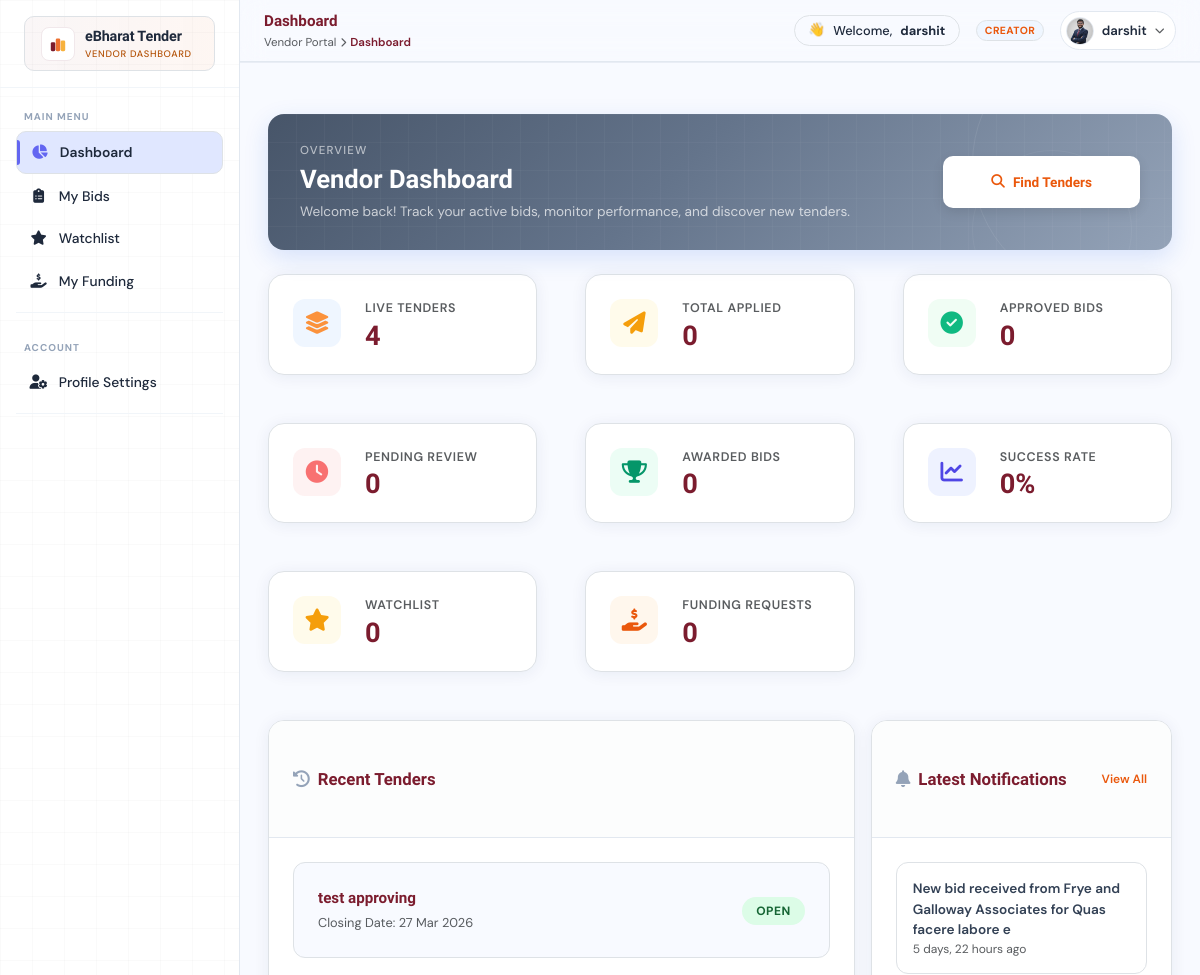
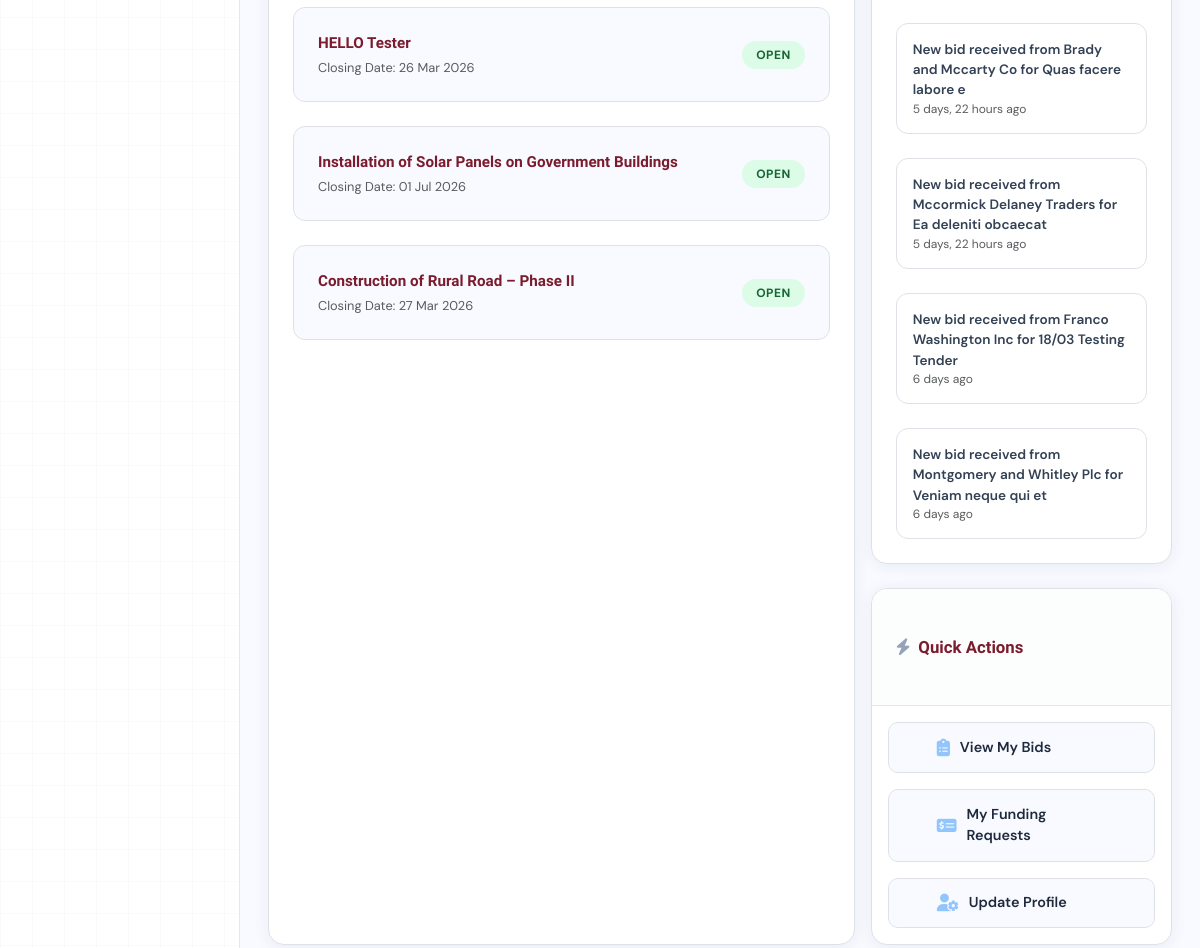
The app's page /bids/bids_dashboard (signed in, upper part), older data (2 pictures, top to bottom).
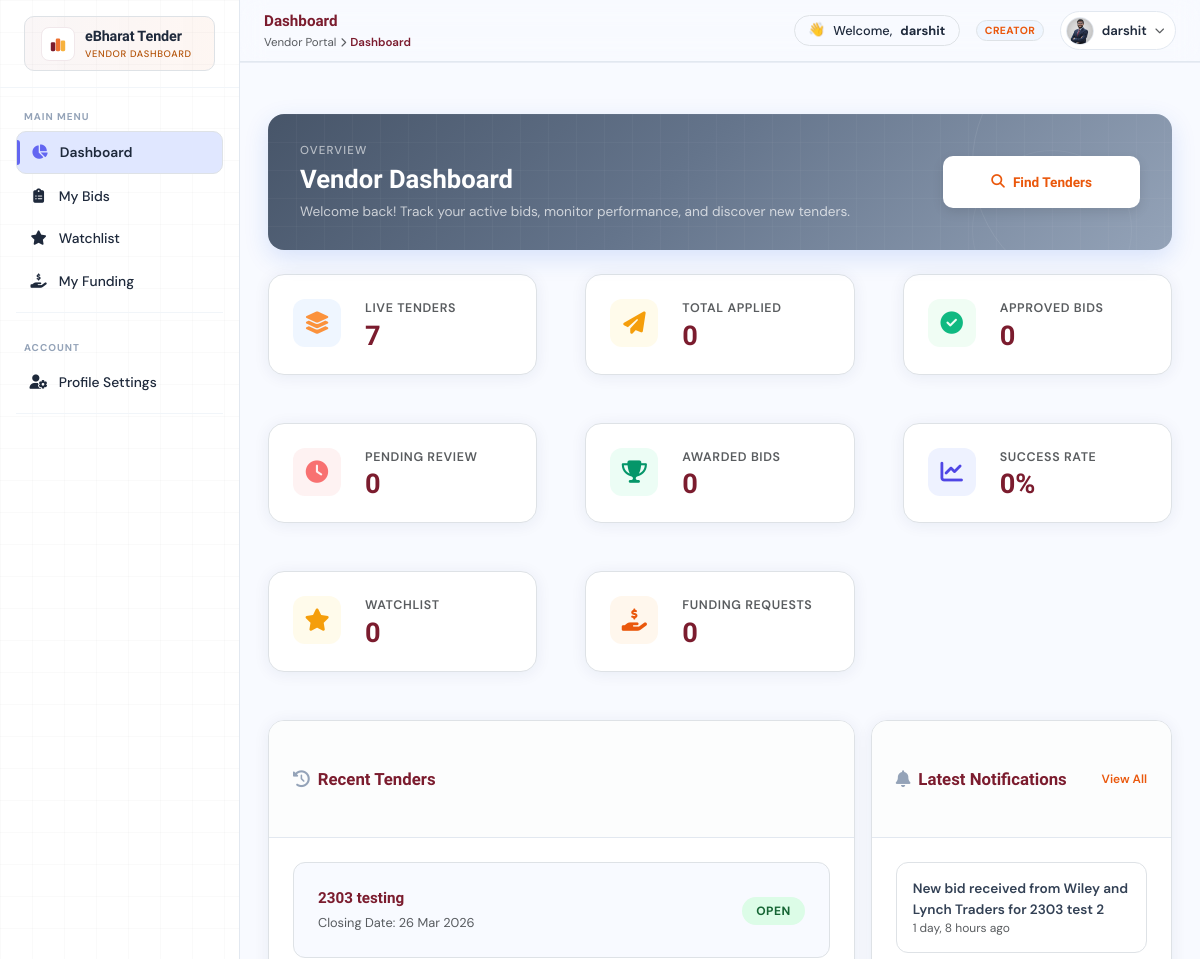
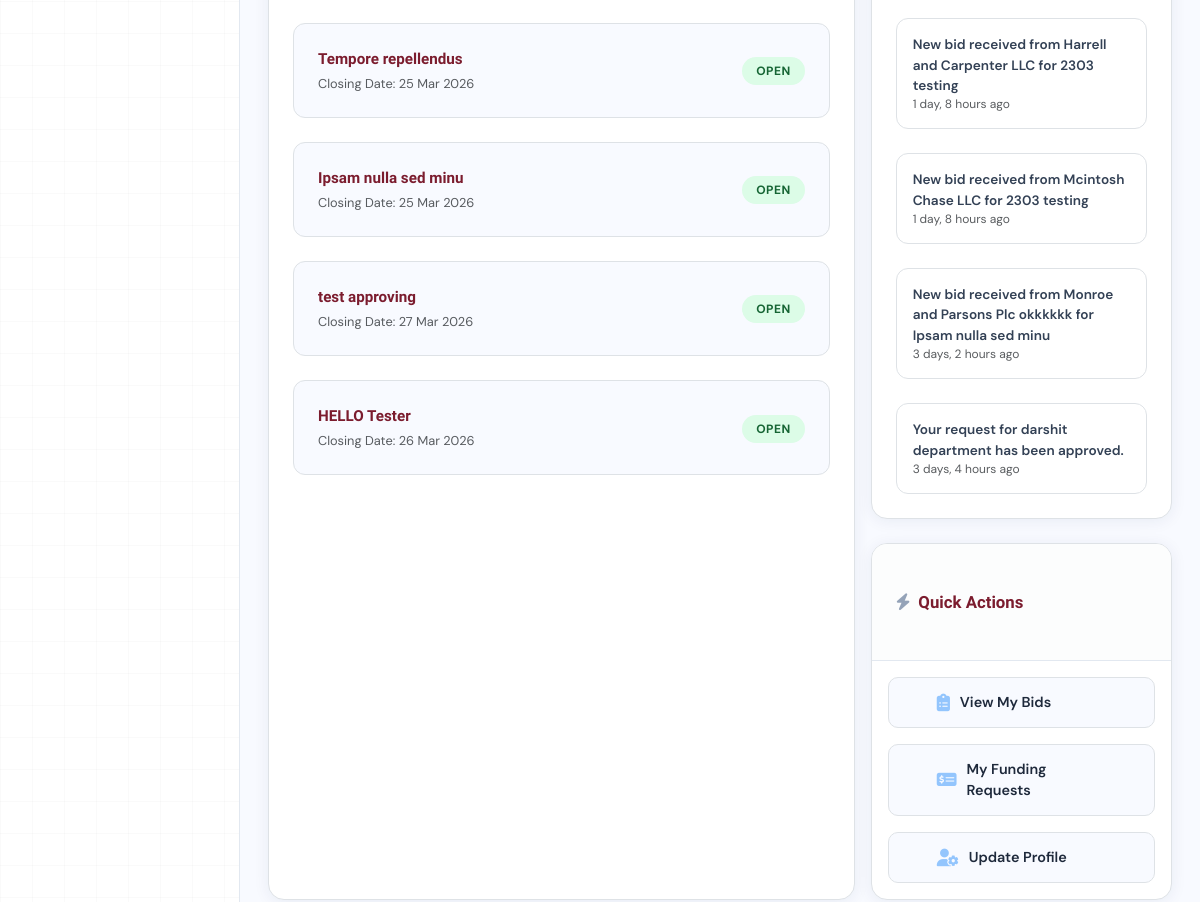
The same page, newer data (2 pictures, top to bottom).
### tenders/models.py (models this page shows, shortened)
class Tenderss(models.Model):
    STATUS_CHOICES = (
        ('open', 'Open'),
        ('closed', 'Closed'),
        ('draft', 'Draft'),
        ('awarded', 'Awarded'),
    )
    title = models.CharField(max_length=255)
    department = models.CharField(max_length=255)
    category = models.CharField(max_length=100)
    description = models.TextField()
    estimated_value = models.DecimalField(max_digits=15, decimal_places=2)
    emd_amount = models.DecimalField(max_digits=15, decimal_places=2)
    publish_date = models.DateField()
    closing_date = models.DateField()
    pre_bid_meeting = models.DateTimeField(null=True, blank=True)
    location = models.CharField(max_length=255)
    status = models.CharField(max_length=20, choices=STATUS_CHOICES, default='open')
    document = models.FileField(upload_to='tender_documents/')
    tender_id = models.CharField(max_length=50, unique=True, blank=True, null=True)
    created_by = models.ForeignKey(User, on_delete=models.CASCADE)
    created_at = models.DateTimeField(auto_now_add=True)

### accounts/models.py (models this page shows, shortened)
class Notification(models.Model):
    user = models.ForeignKey(User, on_delete=models.CASCADE, related_name='notifications')
    message = models.CharField(max_length=255)
    link = models.CharField(max_length=255, blank=True, null=True)
    is_read = models.BooleanField(default=False)
    created_at = models.DateTimeField(auto_now_add=True)

### bids/views.py (the view)
# urls.py: path('bids_dashboard', views.bids_dashboard, name='bids_dashboard'),
@login_required
def bids_dashboard(request):
    today = timezone.now().date()
    Tenderss.objects.filter(closing_date__lt=today, status='open').update(status='closed')
    open_tenders = Tenderss.objects.filter(
        closing_date__gte=today,
        status='open'
    ).order_by("closing_date")
    applied_tenders = TenderApplication.objects.filter(
        applicant=request.user
    ).order_by('-applied_at')
    pending_tenders = applied_tenders.filter(status='pending')
    approved_tenders = applied_tenders.filter(status='approved')
    rejected_tenders = applied_tenders.filter(status='rejected')
    awarded_tenders = applied_tenders.filter(status='awarded')
    total_applied = applied_tenders.count()
    awarded_count = awarded_tenders.count()
    success_rate = (awarded_count / total_applied * 100) if total_applied > 0 else 0
    recent_tenders = Tenderss.objects.filter(status='open').order_by('-created_at')[:5]
    recent_notifications = Notification.objects.filter(user=request.user).order_by('-created_at')[:5]
    watchlist_count = Watchlist.objects.filter(user=request.user).count()
    from funding.models import FundingApplication as FA
    funding_count = FA.objects.filter(bidder=request.user).count()
    profile = getattr(request.user, 'userprofile', None)
    context = {
        "open_tenders": open_tenders,
        "applied_tenders": applied_tenders,
        "awarded_tenders": awarded_tenders,
        "success_rate": round(success_rate, 1),
        "pending_tenders": pending_tenders,
        "approved_tenders": approved_tenders,
        "rejected_tenders": rejected_tenders,
        "recent_tenders": recent_tenders,
        "recent_notifications": recent_notifications,
        "profile": profile,
        "open_count": open_tenders.count(),
        "applied_count": applied_tenders.count(),
        "pending_count": pending_count if (pending_count := pending_tenders.count()) else 0, # usingWalrus for fun, wait no, let's keep it simple
        "pending_count": pending_tenders.count(),
        "approved_count": approved_tenders.count(),
        "rejected_count": rejected_tenders.count(),
        "watchlist_count": watchlist_count,
        "funding_count": funding_count,
    }
    return render(request, 'bids_dashboard.html', context)

### accounts/context_processors.py (called while the page is built)
def notifications(request):
    if request.user.is_authenticated:
        user_notifications = Notification.objects.filter(user=request.user).order_by('-created_at')
        unread_count = user_notifications.filter(is_read=False).count()
        return {
            'notifications': user_notifications,
            'unread_count': unread_count,
        }
    return {
        'notifications': [],
        'unread_count': 0,
    }

### bids/templates/bids_dashboard.html (shortened to what the changed rows need)
{% extends "base2.html" %}
{% block content %}
<div class="flex flex-col gap-6 max-sm:gap-4">
  <div class="hero-banner relative flex items-center justify-between gap-6 flex-wrap px-8 py-7 rounded-2xl overflow-hidden"
       style="background:linear-gradient(135deg,#475569 0%,#64748b 45%,#94a3b8 100%);
              box-shadow:0 8px 24px rgba(26,86,219,0.15);">
    <div class="relative z-[1] flex-1 min-w-0">
      <h1 class="font-sora text-[1.6rem] font-extrabold text-white leading-[1.25] mb-[0.35rem]">Vendor Dashboard</h1>
    </div>
  </div>
  <div class="grid gap-5" style="grid-template-columns:repeat(auto-fit,minmax(220px,1fr));">
    <a href="{% url 'public:tenders' %}"
       class="stat-card flex items-start gap-4 bg-white border border-slate-200 rounded-2xl p-6 no-underline transition-all duration-200"
       style="box-shadow:0 2px 16px rgba(15,42,94,0.07);">
      <div class="flex-1 min-w-0">
        <div class="text-[0.78rem] font-semibold text-muted uppercase tracking-[0.05em] mb-[0.3rem]">Live Tenders</div>
        <div class="font-sora text-[1.7rem] font-extrabold text-navy leading-none">{{ open_count }}</div>
      </div>
    </a>
  </div>
  <div class="row g-4 m-0">
    <div class="col-lg-8 p-0 pe-lg-3">
      <div class="bg-white border border-slate-200 rounded-2xl overflow-hidden flex flex-col h-full"
           style="box-shadow:0 2px 16px rgba(15,42,94,0.07);">
        <div class="flex items-center justify-between px-6 py-5 border-b border-slate-200 bg-[#fcfdfd]">
          <h2 class="font-sora text-[1.05rem] font-bold text-navy flex items-center gap-2 m-0">
            <i class="fas fa-history text-slate-400"></i> Recent Tenders
          </h2>
        </div>
        <div class="p-6 flex-1">
          <div class="flex flex-col gap-4">
            {% for tender in recent_tenders %}
            <div class="activity-item flex items-center justify-between px-4 py-4 border border-slate-200 rounded-xl bg-surface transition-all duration-200">
              <div>
                <div class="font-sora text-[0.95rem] font-bold text-navy mb-[0.2rem]">{{ tender.title }}</div>
                <div class="text-[0.8rem] text-muted">Closing Date: {{ tender.closing_date|date:"d M Y" }}</div>
              </div>
              <div>
                {% if tender.status == "open" %}
                  <span class="px-[14px] py-[6px] rounded-[20px] text-[0.75rem] font-bold uppercase tracking-[0.04em] bg-green-100 text-green-800">Open</span>
                {% else %}
                  <span class="px-[14px] py-[6px] rounded-[20px] text-[0.75rem] font-bold uppercase tracking-[0.04em] bg-slate-100 text-slate-600">Closed</span>
                {% endif %}
              </div>
            </div>
            {% empty %}
            <div class="text-center p-4 text-muted">
              <i class="fas fa-folder-open mb-3 block text-[2rem] opacity-50"></i>
              <p>No recent tenders available.</p>
            </div>
            {% endfor %}
          </div>
        </div>
      </div>
    </div>
    <div class="col-lg-4 p-0">
      <div class="bg-white border border-slate-200 rounded-2xl overflow-hidden mb-4"
           style="box-shadow:0 2px 16px rgba(15,42,94,0.07);">
        <div class="flex items-center justify-between px-6 py-5 border-b border-slate-200 bg-[#fcfdfd]">
          <h2 class="font-sora text-[1.05rem] font-bold text-navy flex items-center gap-2 m-0">
            <i class="fas fa-bell text-slate-400"></i> Latest Notifications
          </h2>
        </div>
        <div class="flex flex-col gap-4 p-6">
          {% for note in recent_notifications %}
          <div class="flex items-center justify-between px-3 py-3 border rounded-xl transition-all duration-200"
               style="background:transparent; border-color:rgba(0,0,0,0.05);">
            <div class="text-[0.85rem]">
              <div class="font-semibold text-slate-700">{{ note.message }}</div>
              <div class="text-muted text-xs">{{ note.created_at|timesince }} ago</div>
            </div>
          </div>
          {% empty %}
          <div class="text-center py-3 text-muted text-sm">No new notifications.</div>
          {% endfor %}
        </div>
      </div>
      <div class="bg-white border border-slate-200 rounded-2xl overflow-hidden"
           style="box-shadow:0 2px 16px rgba(15,42,94,0.07);">
        <div class="flex items-center px-6 py-5 border-b border-slate-200 bg-[#fcfdfd]">
          <h2 class="font-sora text-[1.05rem] font-bold text-navy flex items-center gap-2 m-0">
            <i class="fas fa-bolt text-slate-400"></i> Quick Actions
          </h2>
        </div>
      </div>
    </div>
  </div>
</div>
{% endblock %}

Row changes from the older to the newer data that the page shows:
no longer on this page (row unchanged): Tenderss: title "Installation of Solar Panels on Government Buildings", closing_date "01 Jul 2026", status "OPEN"
no longer on this page (row unchanged): Tenderss: title "Construction of Rural Road – Phase II", closing_date "27 Mar 2026", status "OPEN"
removed Notification: message "New bid received from Frye and Galloway Associates for Quas facere labore e", created_at "5 days, 22 hours"
removed Notification: message "New bid received from Brady and Mccarty Co for Quas facere labore e", created_at "5 days, 22 hours"
removed Notification: message "New bid received from Mccormick Delaney Traders for Ea deleniti obcaecat", created_at "5 days, 22 hours"
removed Notification: message "New bid received from Franco Washington Inc for 18/03 Testing Tender", created_at "6 days"
removed Notification: message "New bid received from Montgomery and Whitley Plc for Veniam neque qui et", created_at "6 days"
added Tenderss: title "2303 testing", closing_date "26 Mar 2026", status "OPEN"
added Tenderss: title "Tempore repellendus", closing_date "25 Mar 2026", status "OPEN"
added Tenderss: title "Ipsam nulla sed minu", closing_date "25 Mar 2026", status "OPEN"
added Notification: message "New bid received from Wiley and Lynch Traders for 2303 test 2", created_at "1 day, 8 hours"
added Notification: message "New bid received from Harrell and Carpenter LLC for 2303 testing", created_at "1 day, 8 hours"
added Notification: message "New bid received from Mcintosh Chase LLC for 2303 testing", created_at "1 day, 8 hours"
added Notification: message "New bid received from Monroe and Parsons Plc okkkkkk for Ipsam nulla sed minu", created_at "3 days, 2 hours"
added Notification: message "Your request for darshit department has been approved.", created_at "3 days, 4 hours"
Text that changed along with them:
{{ open_count }}: "4" → "7"
